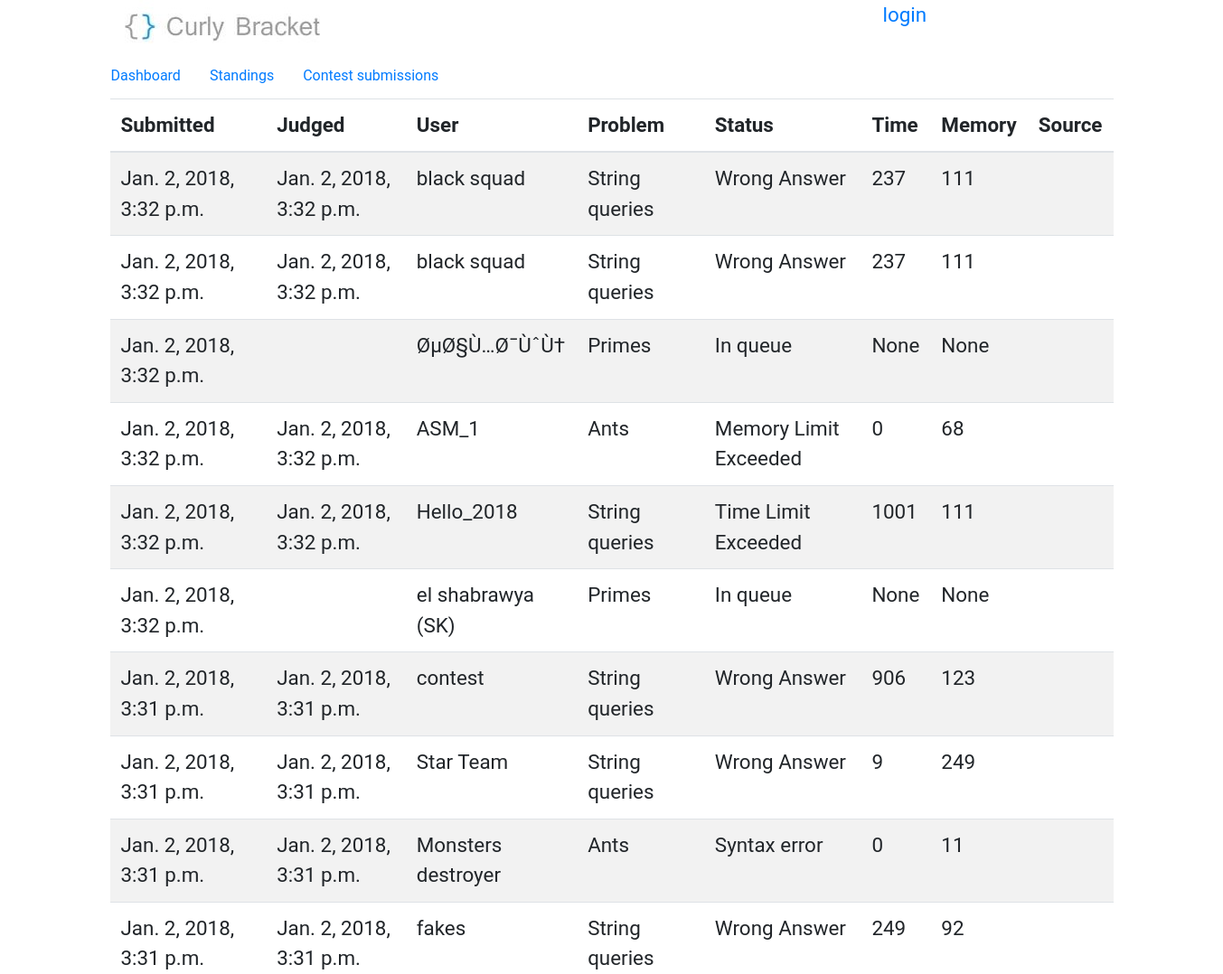
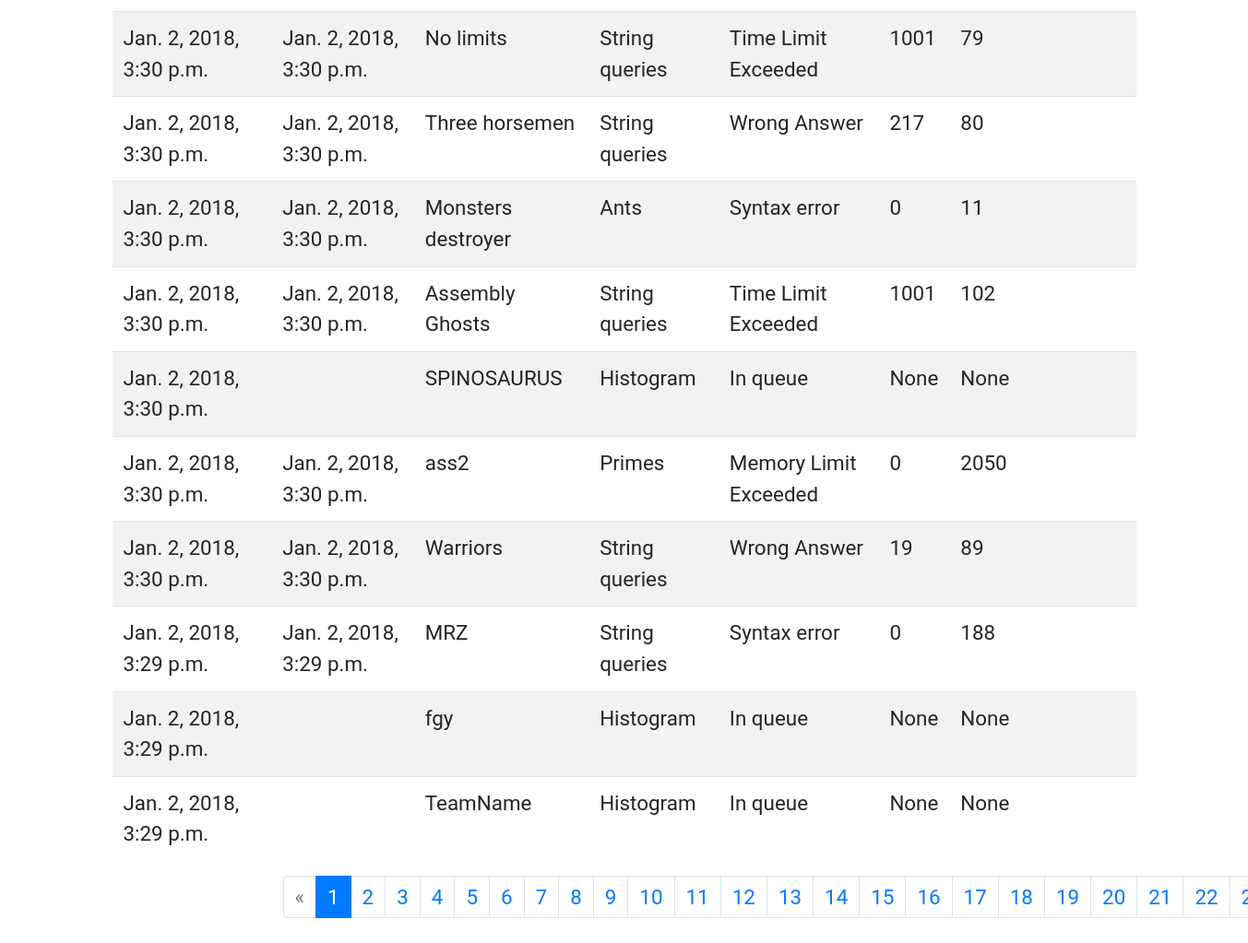
Page /contest/3/submissions on the committed database (2 pictures, top to bottom).
### BracketsOJ/models.py (models this page shows, shortened)
class submission(models.Model):
    user = models.ForeignKey(User, on_delete=models.CASCADE)
    time = models.IntegerField(null=True,blank=True)
    memory = models.IntegerField(null=True,blank=True)
    submitted = models.DateTimeField(auto_now_add=True, blank=True)
    judged = models.DateTimeField(null=True,blank=True)
    problem = models.ForeignKey(problem, on_delete=models.CASCADE)
    STATUSES = [
        ('AC', 'Accepted'),
        ('TL', 'Time Limit Exceeded'),
        ('ML', 'Memory Limit Exceeded'),
        ('WA', 'Wrong Answer'),
        ('RTE', 'Run Time Error'),
        ('QU', 'In queue'),
        ('CE', 'Syntax error'),
        ('FJ', 'Failed to judge')
    ]
    status = models.CharField(max_length=50, choices=STATUSES, null=True,blank=True)
    code = models.TextField(default="")

class problem(models.Model):
    title = models.CharField(max_length=50)
    time_limit = models.IntegerField(default=100)
    memory_limit = models.IntegerField(default=64)
    statement = models.CharField(max_length=1500)
    input_section = models.CharField(max_length=500)
    output_section = models.CharField(max_length=500)
    samples = models.IntegerField(default=1)
    notes = models.CharField(max_length=200, blank=True, null=True)
    added = models.DateField(auto_now_add=True, blank=True)
    contest = models.ForeignKey(contest, on_delete=models.SET_NULL, null=True, blank=True)
    checker = models.CharField(max_length=50, default='ecmp')
    def __str__(self):
        return self.title

### BracketsOJ/views.py (the view)
# urls.py: re_path(r'^submissions/?(?P<page_id>\d+)?$', views.submissionView, name='submissions'),
def submissionView(request, page_id=1, contest_id=None, user_id=None):
    if contest_id is not None:
        contestObj = get_object_or_404(contest, id=contest_id, start_date__lte=datetime.now())
        if user_id is None:
            submissions_list = submission.objects.filter(problem__contest__id=contest_id)
        else:
            submissions_list = submission.objects.filter(problem__contest__id=contest_id, user__id=user_id)
    else:
        if user_id is None:
            submissions_list = submission.objects.all()
        else:
            submissions_list = submission.objects.filter(user__id=user_id)
        contestObj = None
    submissions_list = submissions_list.order_by('submitted').reverse()
    try:
        paginator = Paginator(submissions_list, 20)
        try:
            submissions_list = paginator.page(page_id)
        except PageNotAnInteger:
            submissions_list = paginator.page(1)
        except EmptyPage:
            submissions_list = paginator.page(paginator.num_pages)
        return render(request, 'submissions.html', {'submissions': submissions_list, 'contest': contestObj})
    except:
        raise SuspiciousOperation()

### templates/submissions.html (shortened to what this page needs)
{% extends 'base.html' %}
{% block content %}
        <div>
            <nav class="row nav problem-text">
                {% if contest is not none %}<a class="nav-link" href="/contest/{{ contest.id }}">Dashboard</a>{% endif %}
                {% if contest is not none %}<a class="nav-link" href="/contest/{{ contest.id }}/scoreboard">Standings</a>{% endif %}
                {% if contest is not none %}<a class="nav-link" href="/contest/{{ contest.id }}/submissions">Contest submissions</a>{% endif %}
            </nav>
        </div>
        <div class="table-responsive">
            <table class="table table-striped">
                <thead>
                    <tr>
                        <th>
                            Submitted
                        </th>
                        <th>
                            Judged
                        </th>
                        <th>
                            User
                        </th>
                        <th>
                            Problem
                        </th>
                        <th>
                            Status
                        </th>
                        <th>
                            Time
                        </th>
                        <th>
                            Memory
                        </th>
                        <th>
                            Source
                        </th>
                    </tr>
                </thead>
                <tbody>
                    {% load tz %}
                    {% for submission in submissions %}
                        <tr>
                            <td>
                                {{ submission.submitted|localtime }}
                            </td>
                            <td>
                                {{ submission.judged|localtime }}
                            </td>
                            <td>
                                {{ submission.user.first_name }}
                            </td>
                            <td>
                                {{ submission.problem }}
                            </td>
                            <td>
                                {{ submission.get_status_display }}
                            </td>
                            <td>
                                {{ submission.time }}
                            </td>
                            <td>
                                {{ submission.memory }}
                            </td>
                            <td>
                            </td>
                        </tr>
                    {% endfor %}
                </tbody>
            </table>
        </div>
        <nav class="Page navigation offset-2">
            {% if submissions.has_other_pages %}
                <ul class="pagination mx-auto">
                    {% if submissions.has_previous %}
                        {% if contest is not None %}
                            <li class="page-item"><a class="page-link" href="/contest/{{ contest.id }}/submissions/{{ submissions.previous_page_number }}">&laquo;</a></li>
                        {% else %}
                            <li class="page-item"><a class="page-link" href="/submissions/{{ submissions.previous_page_number }}">&laquo;</a></li>
                        {% endif %}
                    {% else %}
                        <li class="page-item disabled"><span class="page-link">&laquo;</span></li>
                    {% endif %}
                    {% for i in submissions.paginator.page_range %}
                        {% if submissions.number == i %}
                            <li class="page-item active"><span class="page-link">{{ i }} <span class="sr-only">(current)</span></span></li>
                        {% else %}
                            {% if contest is not None %}
                                <li class="page-item"><a class="page-link" href="/contest/{{ contest.id }}/submissions/{{ i }}">{{ i }}</a></li>
                            {% else %}
                                <li class="page-item"><a class="page-link" href="/submissions/{{ i }}">{{ i }}</a></li>
                            {% endif %}
                        {% endif %}
                    {% endfor %}
              </ul>
            {% endif %}
        </nav>
{% endblock %}

### templates/base.html (style rules this page uses)
body { line-height: 1.5em; font-size: 1.4rem; font-family: "Roboto", "Lucida Grande", Verdana, Arial, sans-serif; padding-bottom: 47px; }
.problem-text { font-size: 1rem; }

### rows in the picture
submission: submitted "Jan. 2, 2018, 3:32 p.m.", judged "Jan. 2, 2018, 3:32 p.m.", user.first_name "black squad", problem "String queries", status "Wrong Answer", time "237", memory "111"
submission: submitted "Jan. 2, 2018, 3:32 p.m.", judged "Jan. 2, 2018, 3:32 p.m.", user.first_name "black squad", problem "String queries", status "Wrong Answer", time "237", memory "111"
submission: submitted "Jan. 2, 2018, 3:32 p.m.", user.first_name "ØµØ§Ù…Ø¯ÙˆÙ†", problem "Primes", status "In queue", time "None", memory "None"
submission: submitted "Jan. 2, 2018, 3:32 p.m.", judged "Jan. 2, 2018, 3:32 p.m.", user.first_name "ASM_1", problem "Ants", status "Memory Limit Exceeded", time "0", memory "68"
submission: submitted "Jan. 2, 2018, 3:32 p.m.", judged "Jan. 2, 2018, 3:32 p.m.", user.first_name "Hello_2018", problem "String queries", status "Time Limit Exceeded", time "1001", memory "111"
submission: submitted "Jan. 2, 2018, 3:32 p.m.", user.first_name "el shabrawya (SK)", problem "Primes", status "In queue", time "None", memory "None"
submission: submitted "Jan. 2, 2018, 3:31 p.m.", judged "Jan. 2, 2018, 3:31 p.m.", user.first_name "contest", problem "String queries", status "Wrong Answer", time "906", memory "123"
submission: submitted "Jan. 2, 2018, 3:31 p.m.", judged "Jan. 2, 2018, 3:31 p.m.", user.first_name "Star Team", problem "String queries", status "Wrong Answer", time "9", memory "249"
submission: submitted "Jan. 2, 2018, 3:31 p.m.", judged "Jan. 2, 2018, 3:31 p.m.", user.first_name "Monsters destroyer", problem "Ants", status "Syntax error", time "0", memory "11"
submission: submitted "Jan. 2, 2018, 3:31 p.m.", judged "Jan. 2, 2018, 3:31 p.m.", user.first_name "fakes", problem "String queries", status "Wrong Answer", time "249", memory "92"
submission: submitted "Jan. 2, 2018, 3:30 p.m.", judged "Jan. 2, 2018, 3:30 p.m.", user.first_name "No limits", problem "String queries", status "Time Limit Exceeded", time "1001", memory "79"
submission: submitted "Jan. 2, 2018, 3:30 p.m.", judged "Jan. 2, 2018, 3:30 p.m.", user.first_name "Three horsemen", problem "String queries", status "Wrong Answer", time "217", memory "80"
submission: submitted "Jan. 2, 2018, 3:30 p.m.", judged "Jan. 2, 2018, 3:30 p.m.", user.first_name "Monsters destroyer", problem "Ants", status "Syntax error", time "0", memory "11"
submission: submitted "Jan. 2, 2018, 3:30 p.m.", judged "Jan. 2, 2018, 3:30 p.m.", user.first_name "Assembly Ghosts", problem "String queries", status "Time Limit Exceeded", time "1001", memory "102"
submission: submitted "Jan. 2, 2018, 3:30 p.m.", user.first_name "SPINOSAURUS", problem "Histogram", status "In queue", time "None", memory "None"
submission: submitted "Jan. 2, 2018, 3:30 p.m.", judged "Jan. 2, 2018, 3:30 p.m.", user.first_name "ass2", problem "Primes", status "Memory Limit Exceeded", time "0", memory "2050"
submission: submitted "Jan. 2, 2018, 3:30 p.m.", judged "Jan. 2, 2018, 3:30 p.m.", user.first_name "Warriors", problem "String queries", status "Wrong Answer", time "19", memory "89"
submission: submitted "Jan. 2, 2018, 3:29 p.m.", judged "Jan. 2, 2018, 3:29 p.m.", user.first_name "MRZ", problem "String queries", status "Syntax error", time "0", memory "188"
submission: submitted "Jan. 2, 2018, 3:29 p.m.", user.first_name "fgy", problem "Histogram", status "In queue", time "None", memory "None"
submission: submitted "Jan. 2, 2018, 3:29 p.m.", user.first_name "TeamName", problem "Histogram", status "In queue", time "None", memory "None"

### other values in the picture
{{ i }} "1"
{{ i }} "2" "3" "4" "5" "6" "7" "8" "9" "10" "11" "12" "13" "14" "15" "16" "17" "18" "19" "20" "21" "22"
